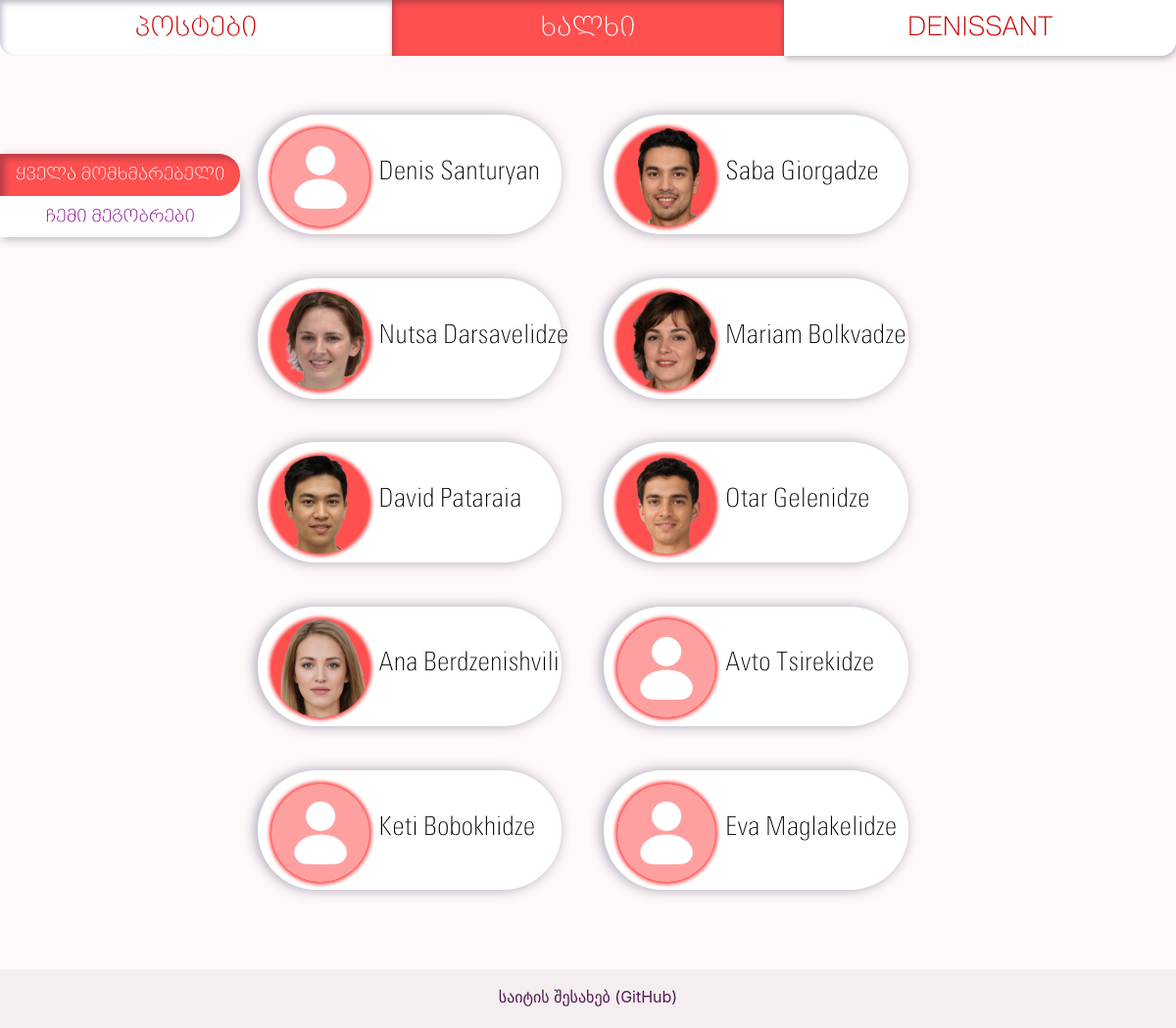
The page /people/ (signed in) on the database its author committed.
### app/models/users.py (models this page shows, shortened)
class User(db.Model, UserMixin):
    __tablename__ = 'users'
    id = db.Column(db.Integer, primary_key=True)
    username = db.Column(db.String(16), unique=True, nullable=False, index=True)
    password = db.Column(db.String(255))
    name_first = db.Column(db.String)
    name_last = db.Column(db.String)
    email = db.Column(db.String(64), unique=True, nullable=False, index=True)
    sex = db.Column(db.String)
    dob = db.Column(db.Date)
    age = db.Column(db.Integer)
    picture = db.Column(db.String)
    post = db.relationship('PostsModel', backref='User', uselist=False)
    comment = db.relationship('Comment', backref='User', uselist=False)
    roles = db.relationship('Role', secondary=roles_users,
                            backref=db.backref('users', lazy='dynamic'))
    friends = db.relationship('User', secondary=friendships,
                              primaryjoin=id == friendships.c.user_id_one,
                              secondaryjoin=id == friendships.c.user_id_two)
    def is_friend(self, target_user_id):
        print(target_user_id)
        print('viewing profile: ', User.query.get(target_user_id).username)
        return target_user_id in (user.id for user in self.friends)

### app/profiles/views.py (the view)
@profiles_blueprint.route('/')
@profiles_blueprint.route('/<username>', methods=['GET', 'POST'])
def list_people(username=None):
    if username:
        user = User.find_by_username(username)
        friend_request_form = FriendRequestForm()
        if current_user.is_authenticated:
            if user.id == current_user.id:
                return redirect(url_for('profiles.profile'))
            incoming_requests = FriendRequest.query.filter_by(recipient_user=current_user.id, active=1).all()
            incoming_requests_ids = [r.id for r in incoming_requests]
            incoming_requests_senders = [r.sender_user for r in incoming_requests]
            incoming_requests = [incoming_requests_ids, incoming_requests_senders]
            friend_asked = FriendRequest.query.filter_by(recipient_user=user.id,
                                                         sender_user=current_user.id,
                                                         active=1).first()
            if request.method == 'POST':  # happens when sending a friend request or deleting an existing one
                sender = int(friend_request_form.sender_user.data)
                receiver = int(friend_request_form.receiving_user.data)
                if sender == current_user.id and receiver == user.id:
                    if friend_request_form.submit_friend_request.data:
                        if not friend_asked:
                            new_friend_request = FriendRequest(sender_user=sender,
                                                               recipient_user=receiver)
                            db.session.add(new_friend_request)
                            db.session.commit()
                            return redirect(url_for('profiles.list_people', username=user.username))
                    elif friend_request_form.undo_friend_request.data:
                        if friend_asked:
                            db.session.delete(friend_asked)
                            db.session.commit()
                            return redirect(url_for('profiles.list_people', username=user.username))
        else:
            friend_asked = None
            incoming_requests = None
        return render_template('people_profile.html', pages=generate_nav_links(),
                               user=user,
                               friend_request_form=friend_request_form,
                               friend_asked=friend_asked,
                               incoming_requests=incoming_requests)
    else:
        people_list = User.query.all()
        return render_template('people.html', pages=generate_nav_links(), people_list=people_list)

### app/models/users.py (called while the page is built)
@login_manager.user_loader
def load_user(user_id):
    try:
        return User.query.get(user_id)
    except Exception as e:
        print(e)

### app/tools/nav_link_list.py (called while the page is built)
def generate_nav_links():
    pages_nav_list = [
        ("posts.list_posts", "პოსტები"),
        ("profiles.list_people", "ხალხი"),
        ("auth.auth", "შესვლა")
    ]
    from flask_login import current_user
    if current_user.is_authenticated:
        pages_nav_list[2] = ('profiles.profile', current_user.username.upper())
    return pages_nav_list

### app/profiles/templates/people.html (shortened to what this page needs)
{% extends "base.html" %}
{% block content %}
{% from 'macros_images.html' import show_profile_picture %}
  <div class="c-3">
    <div class="nav flex-column nav-pills nav-left-tabs profile-list-buttons" id="v-pills-tab" role="tablist" aria-orientation="vertical">
      <a class="nav-link  active profile-list-buttons-single" id="v-pills-home-tab" data-toggle="pill" href="#v-pills-home" role="tab" aria-controls="v-pills-home" aria-selected="true"> ყველა მომხმარებელი </a>
      {% if current_user.is_authenticated %}
      <a class="nav-link tab-passive profile-list-buttons-single" id="v-pills-change-tab" data-toggle="pill" href="#v-pills-change" role="tab" aria-controls="v-pills-profile" aria-selected="false"> ჩემი მეგობრები </a>
      {% endif %}
    </div>
  </div>
<div class="tab-content" id="v-pills-tabContent">
<div class="tab-pane fade show active" id="v-pills-home" role="tabpanel" aria-labelledby="v-pills-home-tab" style="flex-direction: column-reverse">
        <div class="profile-list-all c-8">
            {% for p in people_list %}
                {% if current_user.is_authenticated and p.id == current_user.id %}
                    <a href="{{ url_for('profiles.profile') }}">
                {% else %}
                    <a href="{{ url_for('profiles.list_people', username=p.username) }}">
                {% endif %}
                    <div class="profile-list-one c-4">
                        <table style="flex-direction: row">
                        <tbody>
                            <tr>
                                <td> {{ show_profile_picture(p, 'profile-list-image') }}
                                    <span class="profile-list-name"> {{ p.name_first }} {{ p.name_last }}</span>
                                </td>
                            </tr>
                        </tbody>
                        </table>
                    </div>
                </a>
            {% endfor %}
        </div>
    </div>
</div>
{% endblock %}

### app/posts/templates/macros_images.html (shortened to what this page needs)
{% macro show_profile_picture(user, style) %}
      {% if user.picture %}
        <img src="{{ url_for('static', filename='uploads/profile_pictures/%s' % user.picture) }}" class="{{style}}" alt="my_profile_picture">
      {% else %}
        <img src="{{ url_for('static', filename='uploads/profile_pictures/default_profile_picture.png') }}" class="{{style}}" alt="my_profile_picture">
      {% endif %}
{% endmacro %}

### app/static/styles.css (style rules this page uses)
html, body { margin: 0; padding: 0; height: 100%; background-color: rgb(255, 248, 250); }
* { box-sizing: border-box; }
.c-3 { width: 25%; }
.c-4 { width: 33.33%; }
.c-8 { width: 66.66%; }
.profile-list-all { margin: auto; padding-left: 2%; padding-top: 5%; flex-direction: row; }
.profile-list-one { display: inline-block; margin-left: 5%; margin-bottom: 5%; width: 40%; background-color: white; border-radius: 3.75rem; padding: 1%; box-shadow: -0.15rem 0 0.8rem rgba(2, 12, 47, 0.35); }
.profile-list-name { font-family: "Open Sans Mixed", "BPG Nino Elite", sans-serif; font-size: 1.625rem; color: #000000; overflow: hidden; white-space: nowrap; text-overflow: ellipsis; max-width: 15rem; display: inline-block; position: absolute; text-align: center; margin-top: 2.5%; }
.profile-list-image { border-radius: 3.125rem; background-color: #ff5050; box-shadow: 0 0 0.24rem 0.15rem #ff5050; height: 6.25rem; width: 6.25rem; margin: 0.312rem 0.625rem 0 0.312rem; }
.nav-left-tabs { font-family: "BPG Nino Elite Exp Caps", sans-serif; box-shadow: 0.15rem 0.15rem 0.61rem rgba(2, 12, 47, 0.27); background-color: white!important; font-size: 1.25rem; text-align: center; max-width: 18.75rem; border-top-right-radius: 1.875rem; border-bottom-right-radius: 1.875rem; }
.nav-left-tabs * { color: purple!important; }
.nav-left-tabs .active { background-color: #ff5050!important; color: white!important; border-radius: 0 1.875rem 1.875rem 0!important; box-shadow: inset 0.3rem 0.3rem 0.42rem rgba(2, 12, 47, 0.27)!important; }
.profile-list-buttons { position: absolute; top: 15%; }
.profile-list-buttons-single { font-size: 1.1rem; }

### rows shown on the page
User: name_first "Denis", name_last "Santuryan"
User: picture (picture), name_first "Saba", name_last "Giorgadze"
User: picture (picture), name_first "Nutsa", name_last "Darsavelidze"
User: picture (picture), name_first "Mariam", name_last "Bolkvadze"
User: picture (picture), name_first "David", name_last "Pataraia"
User: picture (picture), name_first "Otar", name_last "Gelenidze"
User: picture (picture), name_first "Ana", name_last "Berdzenishvili"
User: name_first "Avto", name_last "Tsirekidze"
User: name_first "Keti", name_last "Bobokhidze"
User: name_first "Eva", name_last "Maglakelidze"

### other values the page prints
{{ page[1] }} "პოსტები" "DENISSANT"
{{ page[1] }} "ხალხი"
